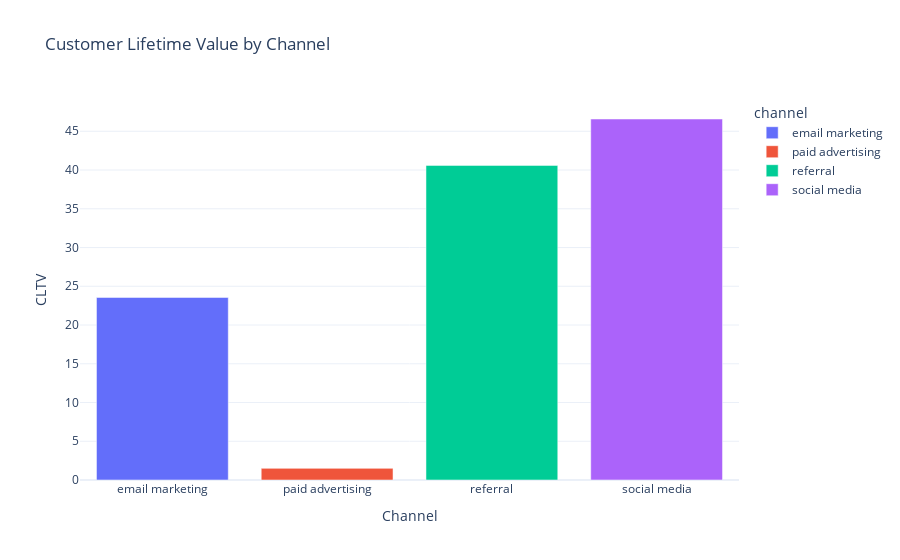

Notebook source saved alongside this figure:
### Markdown cell above
The ROI from email marketing is way higher than all other channels, while the ROI from paid advertising is the lowest. Now let’s calculate the customer lifetime value from each channel. Based on the data we have, we can use the formula mentioned below to calculate CLTV:

CLTV = (revenue – cost) * conversion_rate / cost

### Code cell
data['cltv'] = (data['revenue'] - data['cost']) * data['conversion_rate'] / data['cost']

channel_cltv = data.groupby('channel')['cltv'].mean().reset_index()

fig = px.bar(channel_cltv, x='channel', y='cltv', color='channel',
             title='Customer Lifetime Value by Channel')

fig.update_xaxes(title='Channel')
fig.update_yaxes(title='CLTV')

fig.show()

### Figure 1 — Plotly figure (JSON) as saved in the notebook; plotly's stock layout.template omitted (floating-point values rounded to 4 significant figures)
{"data": [{"hovertemplate": "channel=%{x}<br>cltv=%{y}<extra></extra>", "legendgroup": "email marketing", "marker": {"color": "#636efa", "pattern": {"shape": ""}}, "name": "email marketing", "orientation": "v", "showlegend": true, "textposition": "auto", "type": "bar", "x": ["email marketing"], "xaxis": "x", "y": [23.56], "yaxis": "y"}, {"hovertemplate": "channel=%{x}<br>cltv=%{y}<extra></extra>", "legendgroup": "paid advertising", "marker": {"color": "#EF553B", "pattern": {"shape": ""}}, "name": "paid advertising", "orientation": "v", "showlegend": true, "textposition": "auto", "type": "bar", "x": ["paid advertising"], "xaxis": "x", "y": [1.501], "yaxis": "y"}, {"hovertemplate": "channel=%{x}<br>cltv=%{y}<extra></extra>", "legendgroup": "referral", "marker": {"color": "#00cc96", "pattern": {"shape": ""}}, "name": "referral", "orientation": "v", "showlegend": true, "textposition": "auto", "type": "bar", "x": ["referral"], "xaxis": "x", "y": [40.6], "yaxis": "y"}, {"hovertemplate": "channel=%{x}<br>cltv=%{y}<extra></extra>", "legendgroup": "social media", "marker": {"color": "#ab63fa", "pattern": {"shape": ""}}, "name": "social media", "orientation": "v", "showlegend": true, "textposition": "auto", "type": "bar", "x": ["social media"], "xaxis": "x", "y": [46.58], "yaxis": "y"}], "layout": {"barmode": "relative", "legend": {"title": {"text": "channel"}, "tracegroupgap": 0}, "title": {"text": "Customer Lifetime Value by Channel"}, "xaxis": {"anchor": "y", "categoryarray": ["email marketing", "paid advertising", "referral", "social media"], "categoryorder": "array", "domain": [0, 1], "title": {"text": "Channel"}}, "yaxis": {"anchor": "x", "domain": [0, 1], "title": {"text": "CLTV"}}}}
